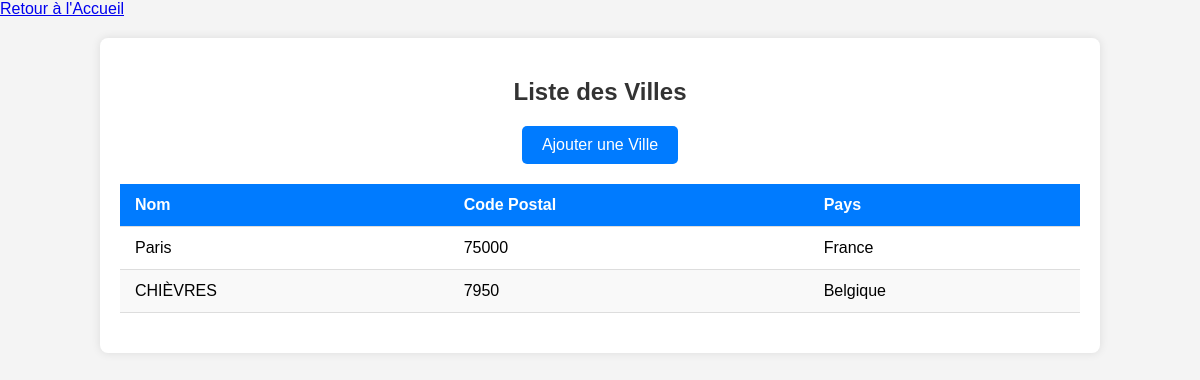
Page /villes/ (signed in) on the earlier database version.
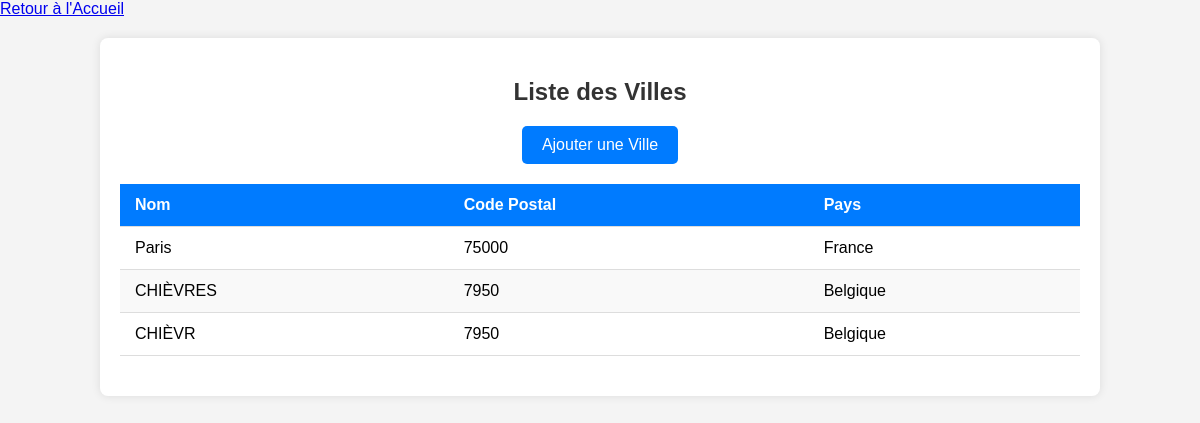
Same page on the later database version.
### gui/models.py (models this page shows, shortened)
class Ville(models.Model):
    nom_ville = models.CharField(max_length=100, primary_key=True)
    code_postal = models.CharField(max_length=10)
    pays = models.CharField(max_length=50)
    class Meta:
        db_table = 'Ville'

### gui/views.py (the view)
# urls.py: path('villes/', VilleList.as_view(), name='villes_list'),
class VilleList(StaffRequiredMixin,ListView):
    model = Ville
    template_name = 'gui/lister_villes.html'

### gui/views.py (called while the page is built)
    def test_func(self):
        return self.request.user.is_staff

### templates/gui/lister_villes.html (shortened to what this page needs)
<!DOCTYPE html>
<html lang="fr">
<head>
</head>
<body>
<div class="button-container">
    <a href="{% url 'homepage' %}" class="button">Retour à l'Accueil</a>
</div>
<div class="container">
    <h2>Liste des Villes</h2>
    <a href="/villes/create/" class="add-button">Ajouter une Ville</a>
    <table>
        <thead>
            <tr>
                <th>Nom</th>
                <th>Code Postal</th>
                <th>Pays</th>
            </tr>
        </thead>
        <tbody>
            {% for ville in object_list %}
            <tr>
                <td>{{ ville.nom_ville }}</td>
                <td>{{ ville.code_postal }}</td>
                <td>{{ ville.pays }}</td>
            </tr>
            {% empty %}
            <tr>
                <td colspan="3" style="text-align: center;">Aucune ville trouvée.</td>
            </tr>
            {% endfor %}
        </tbody>
    </table>
</div>
</body>
</html>

Differences in the rows shown:
added Ville: nom_ville "CHIÈVR", code_postal "7950", pays "Belgique"
